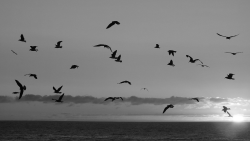
#> input picture Laba_2/2-0.jpg, 250 x 141 px, shrunk from 3264 x 1840 before the run, found by its file name
$ python task_1.py
#> lines starting #> are read from the running program, lines starting #| are printed output that depends on the picture; after the words box and inside, x2 and y2 are one past the last pixel; in counts of white or black regions, pixels touching at a corner belong together
import cv2
import numpy as np

path = 'Laba_2\\2-0.jpg'
window_name = 'figure_1'
window_name_2 = 'figure_2'
img=cv2.imread(path,flags=cv2.IMREAD_REDUCED_GRAYSCALE_4) # Прочитать в ЧБ 1:4
#> img is the input picture: shape (141, 250); min 5, max 255, mean 122.3
# Адаптивное пороговое преобразование
img_n = cv2.adaptiveThreshold(img,255, cv2.ADAPTIVE_THRESH_MEAN_C,cv2.THRESH_BINARY,47,55)
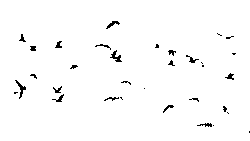
#> img_n: shape (141, 250); 98.1% white; black in thin lines or dots, all inside (x1, y1, x2, y2) = (14, 21, 250, 133)
cv2.namedWindow(window_name,cv2.WINDOW_GUI_EXPANDED) # Создать окно масштабируемое
cv2.namedWindow(window_name_2,cv2.WINDOW_GUI_EXPANDED)
cv2.imshow(window_name,img) # Показать изображение в окне wimdow_name
cv2.imshow(window_name_2,img_n )
if cv2.waitKey(0)==121: # При нажатии на Y сохранить img_n
#> (key Esc is pressed here)
    cv2.imwrite('Photo\\task_1.jpg',img_n)
cv2.destroyAllWindows() # Удвлить все окна

$ run again, with Laba_2/2-2.jpg copied over Laba_2/2-0.jpg
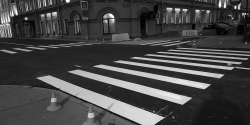
#> input picture Laba_2/2-2.jpg, 250 x 125 px, shrunk from 4000 x 2000 before the run, found by its file name
#> img is the input picture: shape (125, 250); min 2, max 255, mean 69.5
#> `img_n = cv2.adaptiveThreshold(img,255, cv2.ADAPTIVE_THRESH_MEAN_C,cv2...`:
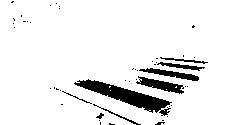
#> img_n: shape (125, 250); 92.7% white; 48 black regions (40 under 20 px), largest, box (x1, y1, x2, y2) and area: (74, 79, 172, 116) 1148, (136, 76, 184, 94) 364, (139, 68, 199, 81) 292
